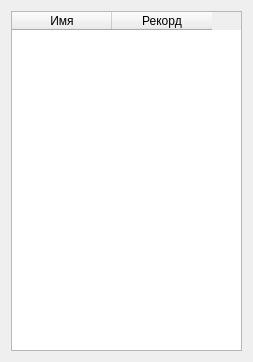
<?xml version="1.0" encoding="UTF-8"?>
<ui version="4.0">
 <class>Records</class>
 <widget class="QDialog" name="Records">
  <property name="geometry">
   <rect>
    <x>0</x>
    <y>0</y>
    <width>253</width>
    <height>362</height>
   </rect>
  </property>
  <property name="sizePolicy">
   <sizepolicy hsizetype="Fixed" vsizetype="Fixed">
    <horstretch>0</horstretch>
    <verstretch>0</verstretch>
   </sizepolicy>
  </property>
  <property name="minimumSize">
   <size>
    <width>253</width>
    <height>362</height>
   </size>
  </property>
  <property name="maximumSize">
   <size>
    <width>253</width>
    <height>362</height>
   </size>
  </property>
  <property name="windowTitle">
   <string>Таблица рекордов</string>
  </property>
  <layout class="QGridLayout" name="gridLayout">
   <item row="0" column="0">
    <widget class="QTableWidget" name="tableWidget">
     <property name="enabled">
      <bool>true</bool>
     </property>
     <property name="editTriggers">
      <set>QAbstractItemView::NoEditTriggers</set>
     </property>
     <column>
      <property name="text">
       <string>Имя</string>
      </property>
     </column>
     <column>
      <property name="text">
       <string>Рекорд</string>
      </property>
     </column>
    </widget>
   </item>
  </layout>
 </widget>
 <resources/>
 <connections/>
</ui>
